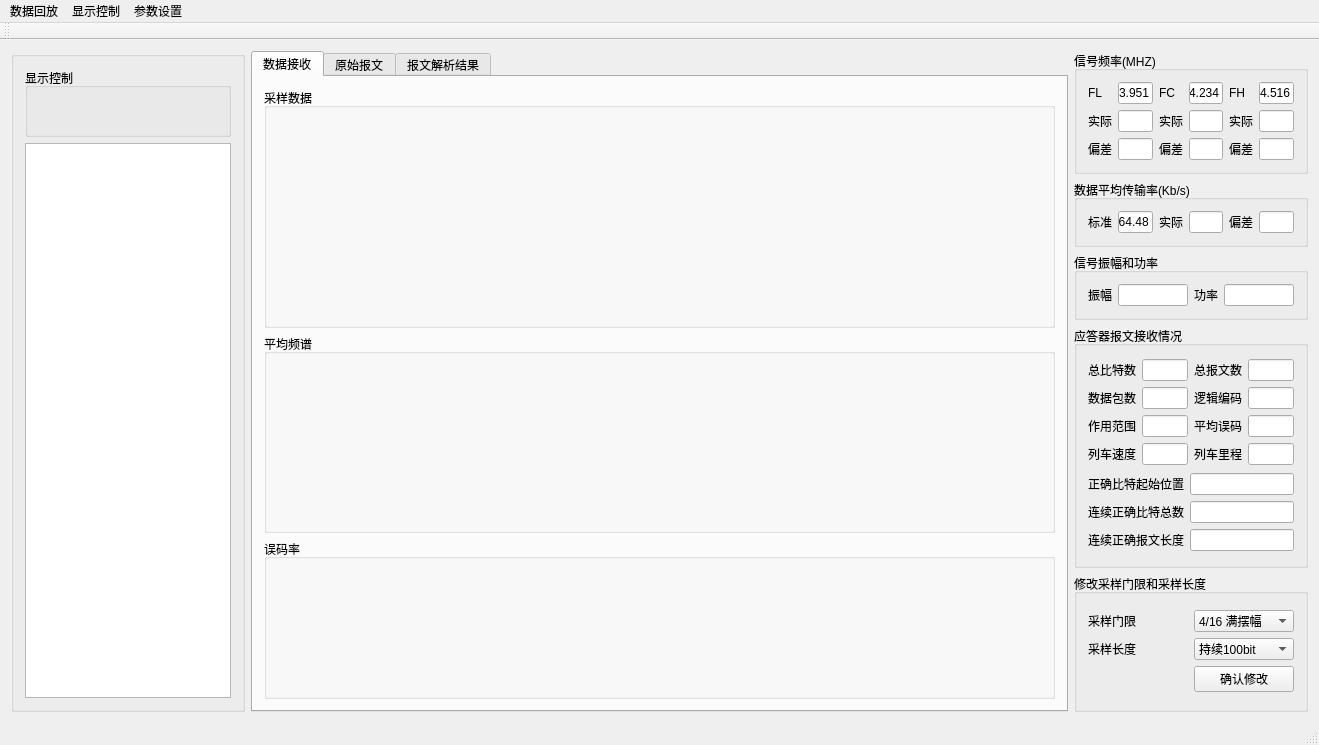
<?xml version="1.0" encoding="UTF-8"?>
<ui version="4.0">
 <class>MainWindow</class>
 <widget class="QMainWindow" name="MainWindow">
  <property name="geometry">
   <rect>
    <x>0</x>
    <y>0</y>
    <width>1319</width>
    <height>745</height>
   </rect>
  </property>
  <property name="windowTitle">
   <string>MainWindow</string>
  </property>
  <widget class="QWidget" name="centralWidget">
   <layout class="QHBoxLayout" name="horizontalLayout_4">
    <item>
     <layout class="QHBoxLayout" name="horizontalLayout_3" stretch="2,7,2">
      <item>
       <layout class="QVBoxLayout" name="verticalLayout" stretch="0">
        <item>
         <widget class="QGroupBox" name="groupBox">
          <property name="title">
           <string/>
          </property>
          <layout class="QVBoxLayout" name="verticalLayout_19" stretch="1,8">
           <item>
            <widget class="QGroupBox" name="groupBox_11">
             <property name="title">
              <string>显示控制</string>
             </property>
            </widget>
           </item>
           <item>
            <widget class="QTableWidget" name="balise_tableWidget"/>
           </item>
          </layout>
         </widget>
        </item>
       </layout>
      </item>
      <item>
       <widget class="QTabWidget" name="tabWidget">
        <property name="currentIndex">
         <number>0</number>
        </property>
        <widget class="QWidget" name="tab_dataRecv">
         <attribute name="title">
          <string>数据接收</string>
         </attribute>
         <layout class="QVBoxLayout" name="verticalLayout_13">
          <item>
           <layout class="QVBoxLayout" name="verticalLayout_5" stretch="6,5,4">
            <item>
             <widget class="QGroupBox" name="groupBox_12">
              <property name="title">
               <string>采样数据</string>
              </property>
              <layout class="QVBoxLayout" name="verticalLayout_2">
               <item>
                <widget class="MyCustomPlot" name="widget_sampleData" native="true"/>
               </item>
              </layout>
             </widget>
            </item>
            <item>
             <widget class="QGroupBox" name="groupBox_13">
              <property name="title">
               <string>平均频谱</string>
              </property>
              <layout class="QVBoxLayout" name="verticalLayout_3">
               <item>
                <widget class="MyCustomPlot" name="widget_fre" native="true">
                 <layout class="QHBoxLayout" name="horizontalLayout_6"/>
                </widget>
               </item>
              </layout>
             </widget>
            </item>
            <item>
             <widget class="QGroupBox" name="groupBox_14">
              <property name="title">
               <string>误码率</string>
              </property>
              <layout class="QVBoxLayout" name="verticalLayout_4">
               <item>
                <widget class="MyCustomPlot" name="widget_errorBit" native="true">
                 <layout class="QHBoxLayout" name="horizontalLayout_7"/>
                </widget>
               </item>
              </layout>
             </widget>
            </item>
           </layout>
          </item>
         </layout>
        </widget>
        <widget class="QWidget" name="tab_msgRecv">
         <attribute name="title">
          <string>原始报文</string>
         </attribute>
         <layout class="QVBoxLayout" name="verticalLayout_14">
          <item>
           <widget class="QTextEdit" name="textEdit_msg">
            <property name="horizontalScrollBarPolicy">
             <enum>Qt::ScrollBarAlwaysOff</enum>
            </property>
            <property name="textInteractionFlags">
             <set>Qt::TextSelectableByKeyboard|Qt::TextSelectableByMouse</set>
            </property>
           </widget>
          </item>
         </layout>
        </widget>
        <widget class="QWidget" name="tab_msgAnalyse">
         <attribute name="title">
          <string>报文解析结果</string>
         </attribute>
        </widget>
       </widget>
      </item>
      <item>
       <layout class="QVBoxLayout" name="verticalLayout_11" stretch="3,1,1,7,4">
        <item>
         <widget class="QGroupBox" name="groupBox_2">
          <property name="title">
           <string>信号频率(MHZ)</string>
          </property>
          <layout class="QVBoxLayout" name="verticalLayout_6">
           <item>
            <layout class="QGridLayout" name="gridLayout">
             <item row="0" column="0">
              <widget class="QLabel" name="label_4">
               <property name="text">
                <string>FL</string>
               </property>
              </widget>
             </item>
             <item row="0" column="1">
              <widget class="QLineEdit" name="lineEdit">
               <property name="text">
                <string>3.951</string>
               </property>
              </widget>
             </item>
             <item row="0" column="2">
              <widget class="QLabel" name="label_5">
               <property name="text">
                <string>FC</string>
               </property>
              </widget>
             </item>
             <item row="0" column="3">
              <widget class="QLineEdit" name="lineEdit_2">
               <property name="text">
                <string>4.234</string>
               </property>
              </widget>
             </item>
             <item row="0" column="4">
              <widget class="QLabel" name="label_6">
               <property name="text">
                <string>FH</string>
               </property>
              </widget>
             </item>
             <item row="0" column="5">
              <widget class="QLineEdit" name="lineEdit_3">
               <property name="text">
                <string>4.516</string>
               </property>
              </widget>
             </item>
             <item row="1" column="0">
              <widget class="QLabel" name="label_7">
               <property name="text">
                <string>实际</string>
               </property>
              </widget>
             </item>
             <item row="1" column="1">
              <widget class="QLineEdit" name="lineEdit_FL"/>
             </item>
             <item row="1" column="2">
              <widget class="QLabel" name="label_8">
               <property name="text">
                <string>实际</string>
               </property>
              </widget>
             </item>
             <item row="1" column="3">
              <widget class="QLineEdit" name="lineEdit_FC"/>
             </item>
             <item row="1" column="4">
              <widget class="QLabel" name="label_9">
               <property name="text">
                <string>实际</string>
               </property>
              </widget>
             </item>
             <item row="1" column="5">
              <widget class="QLineEdit" name="lineEdit_FH"/>
             </item>
             <item row="2" column="0">
              <widget class="QLabel" name="label_11">
               <property name="text">
                <string>偏差</string>
               </property>
              </widget>
             </item>
             <item row="2" column="1">
              <widget class="QLineEdit" name="lineEdit_FL_bias"/>
             </item>
             <item row="2" column="2">
              <widget class="QLabel" name="label_12">
               <property name="text">
                <string>偏差</string>
               </property>
              </widget>
             </item>
             <item row="2" column="3">
              <widget class="QLineEdit" name="lineEdit_FC_bias"/>
             </item>
             <item row="2" column="4">
              <widget class="QLabel" name="label_10">
               <property name="text">
                <string>偏差</string>
               </property>
              </widget>
             </item>
             <item row="2" column="5">
              <widget class="QLineEdit" name="lineEdit_FH_bias"/>
             </item>
            </layout>
           </item>
          </layout>
         </widget>
        </item>
        <item>
         <widget class="QGroupBox" name="groupBox_3">
          <property name="title">
           <string>数据平均传输率(Kb/s)</string>
          </property>
          <layout class="QVBoxLayout" name="verticalLayout_7">
           <item>
            <layout class="QGridLayout" name="gridLayout_2">
             <item row="0" column="0">
              <widget class="QLabel" name="label_15">
               <property name="text">
                <string>标准</string>
               </property>
              </widget>
             </item>
             <item row="0" column="1">
              <widget class="QLineEdit" name="lineEdit_11">
               <property name="text">
                <string>564.48</string>
               </property>
              </widget>
             </item>
             <item row="0" column="2">
              <widget class="QLabel" name="label_14">
               <property name="text">
                <string>实际</string>
               </property>
              </widget>
             </item>
             <item row="0" column="3">
              <widget class="QLineEdit" name="lineEdit_bps"/>
             </item>
             <item row="0" column="4">
              <widget class="QLabel" name="label_13">
               <property name="text">
                <string>偏差</string>
               </property>
              </widget>
             </item>
             <item row="0" column="5">
              <widget class="QLineEdit" name="lineEdit_bps_bias"/>
             </item>
            </layout>
           </item>
          </layout>
         </widget>
        </item>
        <item>
         <widget class="QGroupBox" name="groupBox_5">
          <property name="title">
           <string>信号振幅和功率</string>
          </property>
          <layout class="QHBoxLayout" name="horizontalLayout">
           <item>
            <layout class="QGridLayout" name="gridLayout_3">
             <item row="0" column="0">
              <widget class="QLabel" name="label_26">
               <property name="text">
                <string>振幅</string>
               </property>
              </widget>
             </item>
             <item row="0" column="1">
              <widget class="QLineEdit" name="lineEdit_amp"/>
             </item>
             <item row="0" column="2">
              <widget class="QLabel" name="label_27">
               <property name="text">
                <string>功率</string>
               </property>
              </widget>
             </item>
             <item row="0" column="3">
              <widget class="QLineEdit" name="lineEdit_power"/>
             </item>
            </layout>
           </item>
          </layout>
         </widget>
        </item>
        <item>
         <widget class="QGroupBox" name="groupBox_4">
          <property name="title">
           <string>应答器报文接收情况</string>
          </property>
          <layout class="QVBoxLayout" name="verticalLayout_10">
           <item>
            <layout class="QGridLayout" name="gridLayout_4">
             <item row="0" column="0">
              <widget class="QLabel" name="label_17">
               <property name="text">
                <string>总比特数</string>
               </property>
              </widget>
             </item>
             <item row="0" column="1">
              <widget class="QLineEdit" name="lineEdit_totalBitNum"/>
             </item>
             <item row="0" column="2">
              <widget class="QLabel" name="label_18">
               <property name="text">
                <string>总报文数</string>
               </property>
              </widget>
             </item>
             <item row="0" column="3">
              <widget class="QLineEdit" name="lineEdit_totalMsgNum"/>
             </item>
             <item row="1" column="0">
              <widget class="QLabel" name="label_19">
               <property name="text">
                <string>数据包数</string>
               </property>
              </widget>
             </item>
             <item row="1" column="1">
              <widget class="QLineEdit" name="lineEdit_17"/>
             </item>
             <item row="1" column="2">
              <widget class="QLabel" name="label_21">
               <property name="text">
                <string>逻辑编码</string>
               </property>
              </widget>
             </item>
             <item row="1" column="3">
              <widget class="QLineEdit" name="lineEdit_18"/>
             </item>
             <item row="2" column="0">
              <widget class="QLabel" name="label_23">
               <property name="text">
                <string>作用范围</string>
               </property>
              </widget>
             </item>
             <item row="2" column="1">
              <widget class="QLineEdit" name="lineEdit_20"/>
             </item>
             <item row="2" column="2">
              <widget class="QLabel" name="label_22">
               <property name="text">
                <string>平均误码</string>
               </property>
              </widget>
             </item>
             <item row="2" column="3">
              <widget class="QLineEdit" name="lineEdit_19"/>
             </item>
             <item row="3" column="0">
              <widget class="QLabel" name="label_24">
               <property name="text">
                <string>列车速度</string>
               </property>
              </widget>
             </item>
             <item row="3" column="1">
              <widget class="QLineEdit" name="lineEdit_22"/>
             </item>
             <item row="3" column="2">
              <widget class="QLabel" name="label_25">
               <property name="text">
                <string>列车里程</string>
               </property>
              </widget>
             </item>
             <item row="3" column="3">
              <widget class="QLineEdit" name="lineEdit_21"/>
             </item>
            </layout>
           </item>
           <item>
            <layout class="QHBoxLayout" name="horizontalLayout_2" stretch="1,5">
             <item>
              <layout class="QVBoxLayout" name="verticalLayout_9">
               <item>
                <widget class="QLabel" name="label_28">
                 <property name="text">
                  <string>正确比特起始位置</string>
                 </property>
                </widget>
               </item>
               <item>
                <widget class="QLabel" name="label_29">
                 <property name="text">
                  <string>连续正确比特总数</string>
                 </property>
                </widget>
               </item>
               <item>
                <widget class="QLabel" name="label_30">
                 <property name="text">
                  <string>连续正确报文长度</string>
                 </property>
                </widget>
               </item>
              </layout>
             </item>
             <item>
              <layout class="QVBoxLayout" name="verticalLayout_8">
               <item>
                <widget class="QLineEdit" name="lineEdit_firstCorrectBitPos">
                 <property name="text">
                  <string/>
                 </property>
                </widget>
               </item>
               <item>
                <widget class="QLineEdit" name="lineEdit_totalCorrectBitNum"/>
               </item>
               <item>
                <widget class="QLineEdit" name="lineEdit_correctMSGNum"/>
               </item>
              </layout>
             </item>
            </layout>
           </item>
          </layout>
         </widget>
        </item>
        <item>
         <widget class="QGroupBox" name="groupBox_6">
          <property name="title">
           <string>修改采样门限和采样长度</string>
          </property>
          <layout class="QVBoxLayout" name="verticalLayout_12">
           <item>
            <layout class="QGridLayout" name="gridLayout_5" columnstretch="1,1" columnminimumwidth="1,2">
             <item row="0" column="0">
              <widget class="QLabel" name="label_16">
               <property name="text">
                <string>采样门限</string>
               </property>
              </widget>
             </item>
             <item row="1" column="0">
              <widget class="QLabel" name="label_20">
               <property name="text">
                <string>采样长度</string>
               </property>
              </widget>
             </item>
             <item row="2" column="0">
              <spacer name="horizontalSpacer">
               <property name="orientation">
                <enum>Qt::Horizontal</enum>
               </property>
               <property name="sizeHint" stdset="0">
                <size>
                 <width>40</width>
                 <height>20</height>
                </size>
               </property>
              </spacer>
             </item>
             <item row="2" column="1">
              <widget class="QPushButton" name="pushButtonChangeOk">
               <property name="text">
                <string>确认修改</string>
               </property>
              </widget>
             </item>
             <item row="0" column="1">
              <widget class="QComboBox" name="comboBox_gate">
               <property name="currentIndex">
                <number>3</number>
               </property>
               <item>
                <property name="text">
                 <string>1/16 满摆幅</string>
                </property>
               </item>
               <item>
                <property name="text">
                 <string>2/16 满摆幅</string>
                </property>
               </item>
               <item>
                <property name="text">
                 <string>3/16 满摆幅</string>
                </property>
               </item>
               <item>
                <property name="text">
                 <string>4/16 满摆幅</string>
                </property>
               </item>
               <item>
                <property name="text">
                 <string>5/16 满摆幅</string>
                </property>
               </item>
               <item>
                <property name="text">
                 <string>6/16 满摆幅</string>
                </property>
               </item>
               <item>
                <property name="text">
                 <string>7/16 满摆幅</string>
                </property>
               </item>
               <item>
                <property name="text">
                 <string>8/16 满摆幅</string>
                </property>
               </item>
               <item>
                <property name="text">
                 <string>9/16 满摆幅</string>
                </property>
               </item>
               <item>
                <property name="text">
                 <string>10/16 满摆幅</string>
                </property>
               </item>
               <item>
                <property name="text">
                 <string>11/16 满摆幅</string>
                </property>
               </item>
               <item>
                <property name="text">
                 <string>12/16 满摆幅</string>
                </property>
               </item>
               <item>
                <property name="text">
                 <string>13/16 满摆幅</string>
                </property>
               </item>
               <item>
                <property name="text">
                 <string>14/16 满摆幅</string>
                </property>
               </item>
               <item>
                <property name="text">
                 <string>15/16 满摆幅</string>
                </property>
               </item>
               <item>
                <property name="text">
                 <string>满摆幅</string>
                </property>
               </item>
              </widget>
             </item>
             <item row="1" column="1">
              <widget class="QComboBox" name="comboBox_length">
               <property name="currentIndex">
                <number>2</number>
               </property>
               <item>
                <property name="text">
                 <string>持续20bit</string>
                </property>
               </item>
               <item>
                <property name="text">
                 <string>持续50bit</string>
                </property>
               </item>
               <item>
                <property name="text">
                 <string>持续100bit</string>
                </property>
               </item>
               <item>
                <property name="text">
                 <string>持续200bit</string>
                </property>
               </item>
              </widget>
             </item>
            </layout>
           </item>
          </layout>
         </widget>
        </item>
       </layout>
      </item>
     </layout>
    </item>
   </layout>
   <zorder></zorder>
  </widget>
  <widget class="QToolBar" name="mainToolBar">
   <attribute name="toolBarArea">
    <enum>TopToolBarArea</enum>
   </attribute>
   <attribute name="toolBarBreak">
    <bool>false</bool>
   </attribute>
  </widget>
  <widget class="QStatusBar" name="statusBar"/>
  <widget class="QMenuBar" name="menuBar">
   <property name="geometry">
    <rect>
     <x>0</x>
     <y>0</y>
     <width>1319</width>
     <height>23</height>
    </rect>
   </property>
   <widget class="QMenu" name="menu">
    <property name="title">
     <string>数据回放</string>
    </property>
    <addaction name="action_bin"/>
   </widget>
   <widget class="QMenu" name="menu_2">
    <property name="title">
     <string>显示控制</string>
    </property>
    <widget class="QMenu" name="menu_3">
     <property name="title">
      <string>采样数据</string>
     </property>
     <addaction name="action_show_original_sampleDataWave"/>
     <addaction name="action_show_sampleDataWave"/>
     <addaction name="action_show_phaseWave"/>
    </widget>
    <addaction name="menu_3"/>
   </widget>
   <widget class="QMenu" name="menua">
    <property name="title">
     <string>参数设置</string>
    </property>
    <addaction name="action_config_fre"/>
   </widget>
   <addaction name="menu"/>
   <addaction name="menu_2"/>
   <addaction name="menua"/>
  </widget>
  <action name="action_bin">
   <property name="text">
    <string>导入.bin文件</string>
   </property>
  </action>
  <action name="action_show_original_sampleDataWave">
   <property name="checkable">
    <bool>true</bool>
   </property>
   <property name="text">
    <string>显示原始采样数据</string>
   </property>
  </action>
  <action name="action_config_fre">
   <property name="text">
    <string>频谱估计</string>
   </property>
  </action>
  <action name="action_show_sampleDataWave">
   <property name="checkable">
    <bool>true</bool>
   </property>
   <property name="text">
    <string>显示采样数据</string>
   </property>
  </action>
  <action name="action_show_phaseWave">
   <property name="text">
    <string>显示相位折线</string>
   </property>
  </action>
 </widget>
 <layoutdefault spacing="6" margin="11"/>
 <customwidgets>
  <customwidget>
   <class>MyCustomPlot</class>
   <extends>QWidget</extends>
   <header location="global">mycustomplot.h</header>
   <container>1</container>
  </customwidget>
 </customwidgets>
 <resources/>
 <connections/>
</ui>
